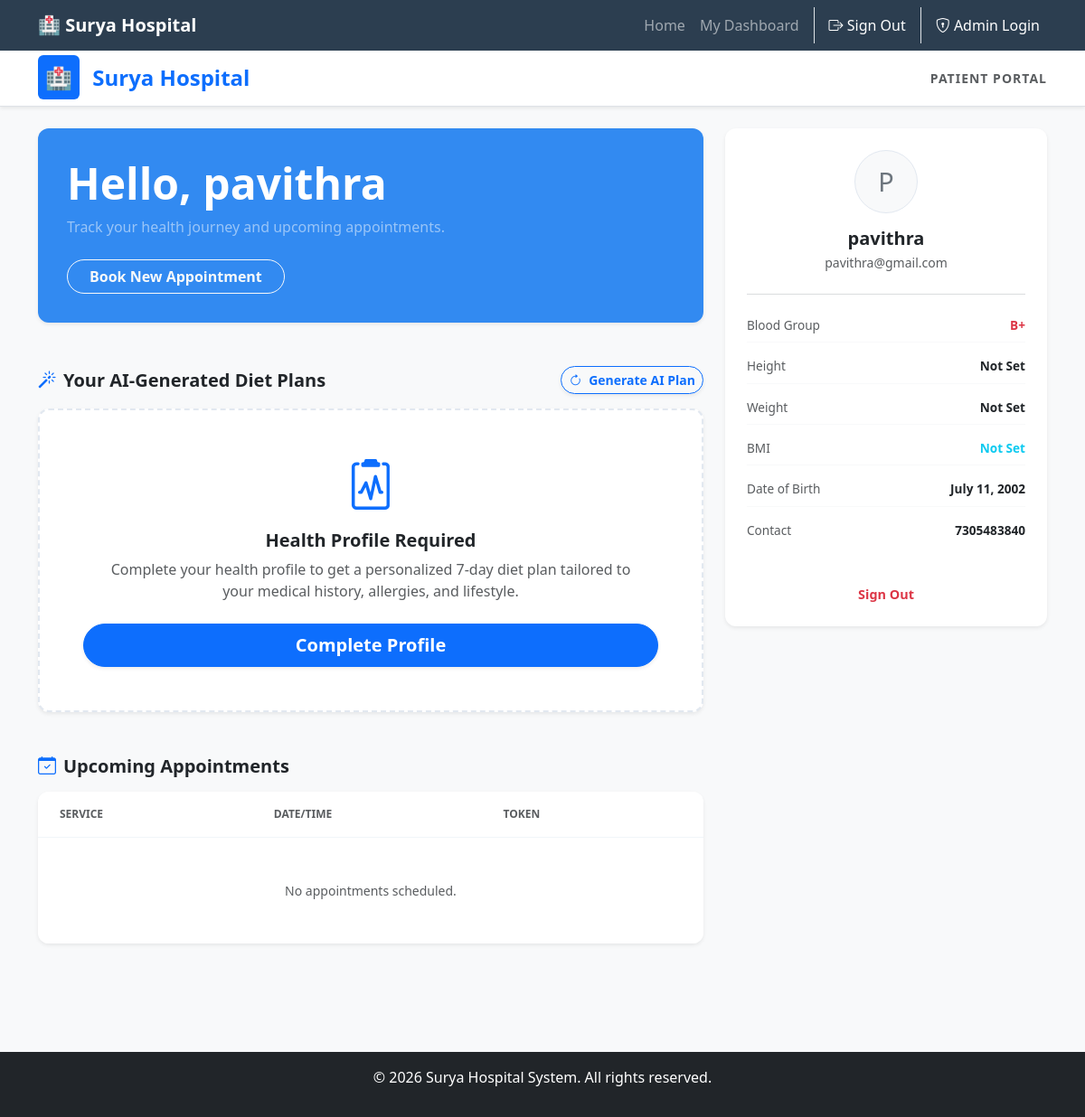
The app's page /patient-dashboard/ (signed in), older data.
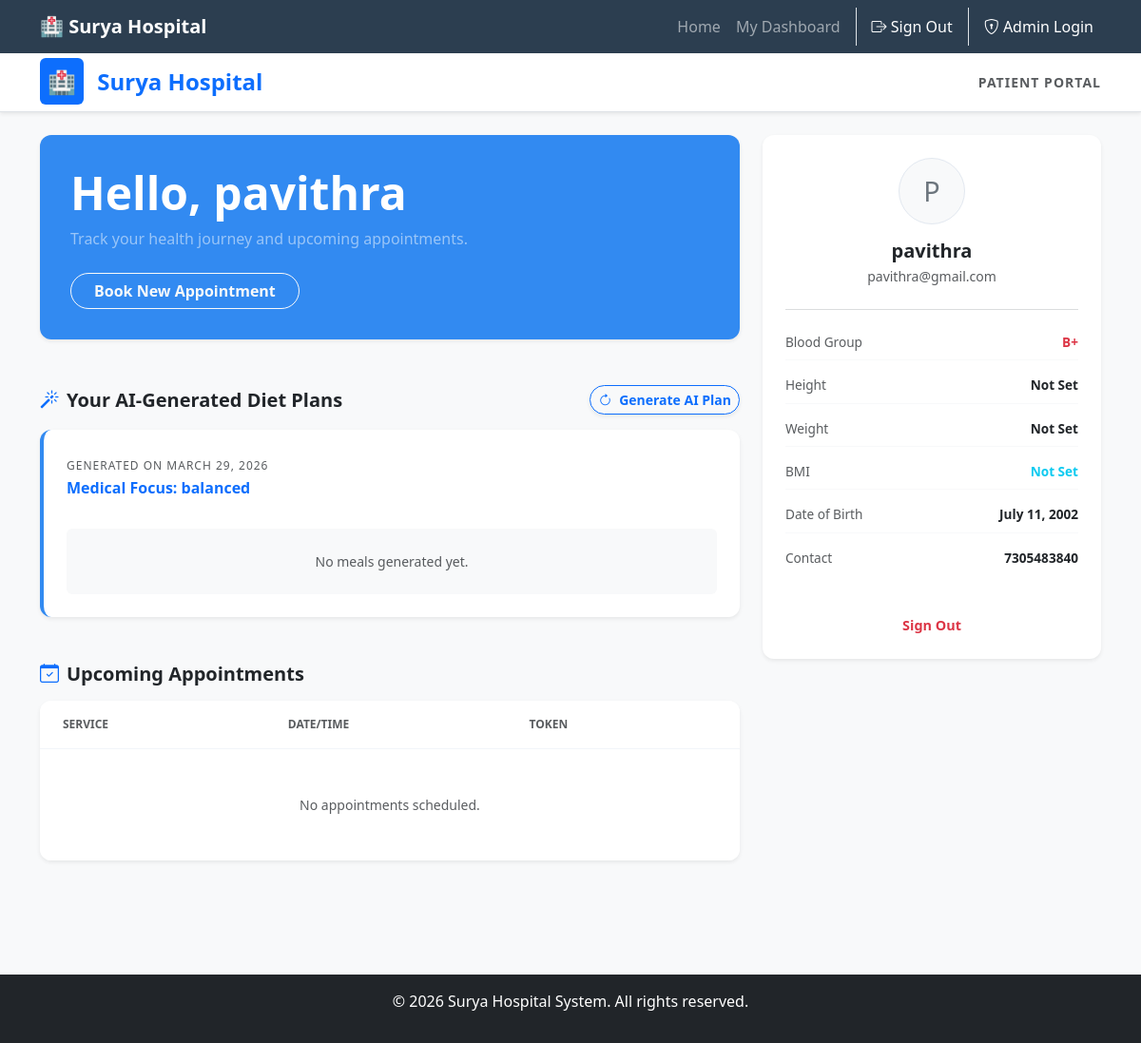
The same page, newer data.
### diet/models.py (models this page shows, shortened)
class DietPlan(models.Model):
    STATUS_CHOICES = [
        ('draft', 'AI Generated'),
        ('reviewed', 'Reviewed by Admin'),
        ('approved', 'Approved'),
    ]
    patient = models.OneToOneField('home.Patient', on_delete=models.CASCADE, related_name='diet_plan')
    health_profile = models.ForeignKey(PatientHealthProfile, on_delete=models.SET_NULL, null=True)
    status = models.CharField(max_length=10, choices=STATUS_CHOICES, default='draft')
    daily_calories = models.IntegerField(null=True, blank=True)
    doctor_notes = models.TextField(blank=True, null=True)
    created_at = models.DateTimeField(auto_now_add=True)
    updated_at = models.DateTimeField(auto_now=True)

### home/views.py (the view)
# urls.py: path('patient-dashboard/', views.patient_dashboard, name='patient_dashboard'),
def patient_dashboard(request):
    patient_id = request.session.get('patient_id')
    if not patient_id:
        return redirect('patient_login')
    try:
        patient = Patient.objects.get(id=patient_id)
        appointments = Appointment.objects.filter(patient_email=patient.email).order_by('-appointment_date')
        try:
            diet_plan = DietPlan.objects.get(patient=patient)
            diet_recommendations = DailyMealPlan.objects.filter(diet_plan=diet_plan).order_by('day_number', 'meal_type')
        except DietPlan.DoesNotExist:
            diet_plan = None
            diet_recommendations = None
        first_name = patient.full_name.split(' ')[0] if patient.full_name else patient.username
        has_profile = hasattr(patient, 'health_profile')
        context = {
            'patient': patient,
            'first_name': first_name,
            'appointments': appointments,
            'diet_plan': diet_plan,
            'diet_recommendations': diet_recommendations,
            'has_profile': has_profile
        }
        return render(request, 'home/patient_dashboard.html', context)
    except Patient.DoesNotExist:
        return redirect('patient_login')

### home/templates/home/patient_dashboard.html (shortened to what the changed rows need)
{% extends 'home/base.html' %}
{% block content %}
<div class="dashboard-wrapper bg-light min-vh-100" style="margin-top: -1.5rem;">
    <div class="container pb-5">
        <div class="row g-4">
            <div class="col-lg-8">
                <div class="card border-0 shadow-sm overflow-hidden mb-5 bg-gradient-blue text-white p-4" style="border-radius: 12px;">
                    <div class="card-body p-2 z-index-1">
                        <h1 class="display-5 fw-bold mb-2">Hello, {{ first_name }}</h1>
                    </div>
                </div>
                <div class="mb-5">
                    {% if diet_plan %}
                    <div class="card border-0 shadow-sm p-4 bg-white border-left-blue" style="border-radius: 12px;">
                        <div class="mb-4">
                            <span class="text-muted text-uppercase" style="font-size: 0.75rem; letter-spacing: 1px;">Generated on {{ diet_plan.created_at|date:"F j, Y" }}</span>
                            <h6 class="text-primary fw-bold mt-1">
                                Medical Focus: {% if diet_plan.health_profile.goal == 'loss' %}weight loss{% elif diet_plan.health_profile.goal == 'gain' %}weight gain{% else %}balanced{% endif %}
                            </h6>
                        </div>
                        {% regroup diet_recommendations by day_number as days_list %}
                        <div class="tab-content" id="dietTabsContent">
                            {% for day in days_list %}
                            <div class="tab-pane fade {% if forloop.first %}show active{% endif %}" id="day{{ day.grouper }}" role="tabpanel">
                                <div class="row g-3">
                                    {% for rec in day.list %}
                                    {% if rec.meal_type|lower in 'breakfast,lunch,dinner,snack' %}
                                    <div class="col-md-4">
                                        <div class="card border shadow-none h-100" style="border-radius: 8px; border-color: #f1f5f9 !important;">
                                            <div class="card-body text-center p-3 d-flex flex-column justify-content-center">
                                                <div class="text-muted text-uppercase mb-2" style="font-size: 0.65rem; font-weight: 700; letter-spacing: 0.5px;">{{ rec.meal_type }}</div>
                                                <div class="text-dark fw-bold" style="font-size: 0.85rem;">
                                                    {{ rec.food_name }} <br><span class="fw-normal">(P:{{ rec.protein|floatformat:1 }}g, C:{{ rec.carbs|floatformat:1 }}g, F:{{ rec.fat|floatformat:1 }}g)</span>
                                                </div>
                                            </div>
                                        </div>
                                    </div>
                                    {% endif %}
                                    {% endfor %}
                                </div>
                            </div>
                            {% empty %}
                            <div class="col-12 text-center py-4 bg-light rounded">
                                <p class="text-muted font-italic small mb-0">No meals generated yet.</p>
                            </div>
                            {% endfor %}
                        </div>
                    </div>
                    {% else %}
                        {% if has_profile %}
                        <div class="card border-0 shadow-sm p-4 text-center bg-white border-dashed" style="border-radius: 12px;">
                            <p class="text-muted mb-3">Your profile is complete, but no plan found.</p>
                            <a href="{% url 'regenerate_diet_plan' %}" class="btn btn-primary rounded-pill">Generate Plan Now</a>
                        </div>
                        {% else %}
                        <div class="card border-0 shadow-sm p-5 text-center bg-white border-dashed" style="border-radius: 12px;">
                            <div class="mb-3">
                                <i class="bi bi-clipboard2-pulse text-primary display-4 mb-2"></i>
                            </div>
                            <h5 class="fw-bold text-dark">Health Profile Required</h5>
                            <p class="text-muted mb-4 px-md-4">Complete your health profile to get a personalized 7-day diet plan tailored to your medical history, allergies, and lifestyle.</p>
                            <a href="{% url 'health_profile_form' %}" class="btn btn-primary btn-lg rounded-pill fw-bold shadow-sm px-5">Complete Profile</a>
                        </div>
                        {% endif %}
                    {% endif %}
                </div>
                <div>
                    <div class="card border-0 shadow-sm overflow-hidden bg-white" style="border-radius: 12px;">
                        <table class="table table-borderless mb-0">
                            <thead>
                                <tr style="border-bottom: 1px solid #f1f5f9;">
                                    <th class="ps-4 py-3 text-muted text-uppercase" style="font-size: 0.75rem; font-weight: 700;">Service</th>
                                    <th class="py-3 text-muted text-uppercase" style="font-size: 0.75rem; font-weight: 700;">Date/Time</th>
                                    <th class="pe-4 py-3 text-muted text-uppercase" style="font-size: 0.75rem; font-weight: 700;">Token</th>
                                </tr>
                            </thead>
                        </table>
                    </div>
                </div>
            </div>
        </div>
    </div>
</div>
{% endblock %}

Row changes from the older to the newer data that the page shows:
added DietPlan: created_at "MARCH 29, 2026"
Text that changed along with them:
text no longer shown: "Health Profile Required Complete your health profile to get a personalized 7-day diet plan tailored to your medical history, allergies, and lifestyle. Complete Profile"
text now shown: "GENERATED ON Medical Focus: balanced No meals generated yet."
